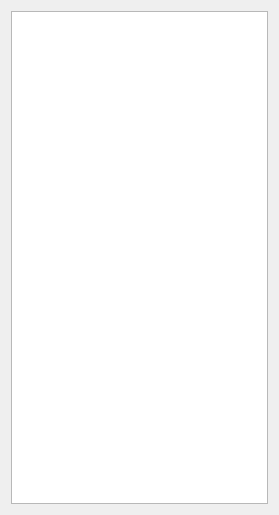
<?xml version="1.0" encoding="UTF-8"?>
<ui version="4.0">
 <class>Dialog</class>
 <widget class="QDialog" name="Dialog">
  <property name="geometry">
   <rect>
    <x>0</x>
    <y>0</y>
    <width>279</width>
    <height>515</height>
   </rect>
  </property>
  <property name="windowTitle">
   <string>Dialog</string>
  </property>
  <property name="windowIcon">
   <iconset resource="resources.qrc">
    <normaloff>:/images/resources/main.png</normaloff>:/images/resources/main.png</iconset>
  </property>
  <layout class="QGridLayout" name="gridLayout">
   <item row="0" column="0">
    <widget class="QTreeView" name="treeView">
     <property name="editTriggers">
      <set>QAbstractItemView::NoEditTriggers</set>
     </property>
     <property name="alternatingRowColors">
      <bool>true</bool>
     </property>
     <property name="uniformRowHeights">
      <bool>true</bool>
     </property>
     <attribute name="headerMinimumSectionSize">
      <number>20</number>
     </attribute>
    </widget>
   </item>
  </layout>
 </widget>
 <resources>
  <include location="resources.qrc"/>
 </resources>
 <connections/>
</ui>
